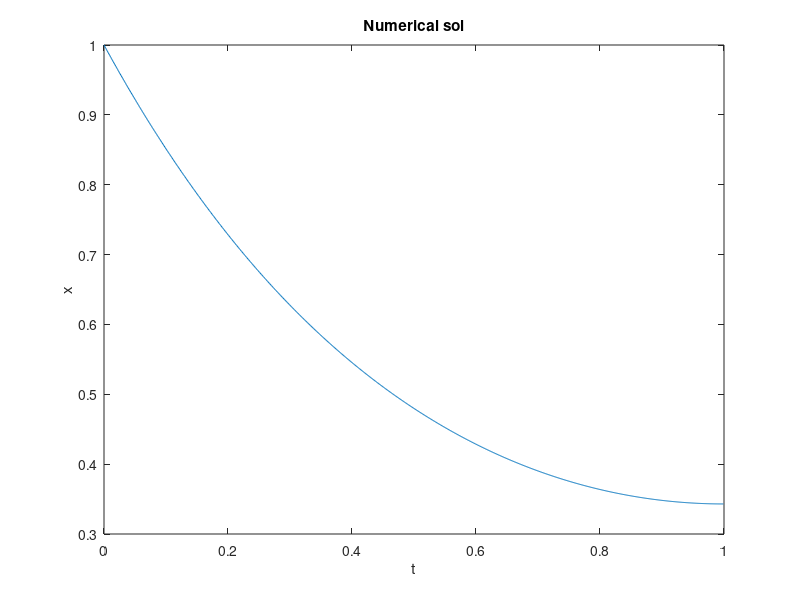
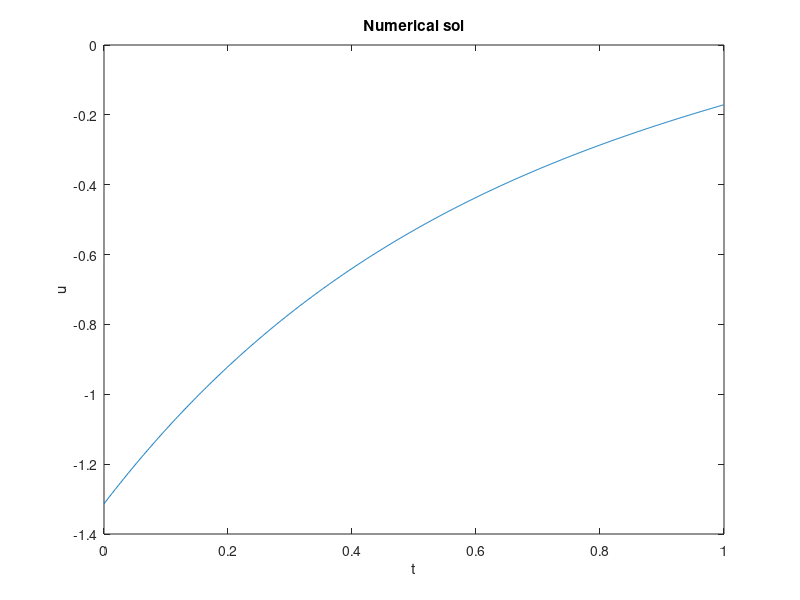
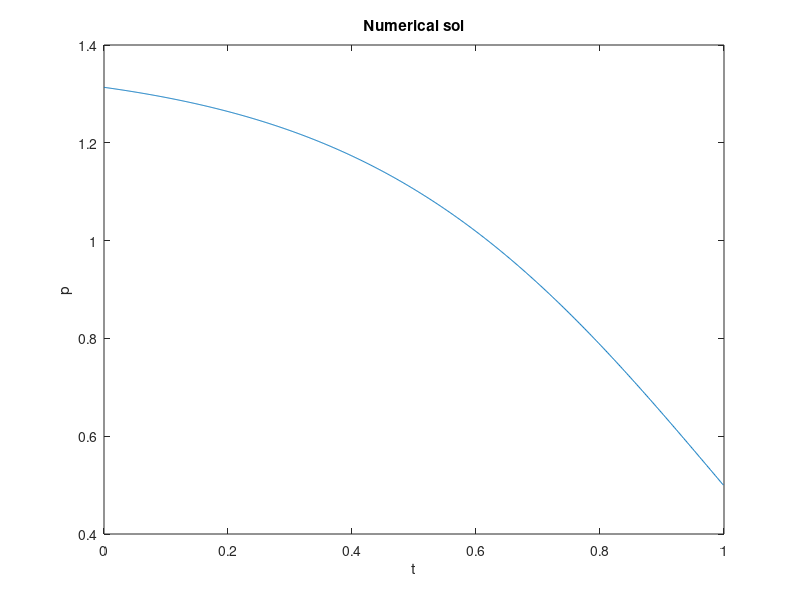

The MATLAB source for these figures, in order:
%% Sol 4- Numerical

%% Simulate the solution
a = 1;
b = 2;
q = 1; r = 2; k = 0.5;

x0 = 1;

t1 = 1; t0 = 0;
dt = 0.001;

% Create containers
X = [];
T = [];
U = [];
P = [];

% First, integrate backwards to find P
t = t1; 
p = k; % p(t1)

while( t >= t0 );
    P = [P, p];
    p = p - dt*( -transpose(a)*p - p*a - q + p*b*inv(r)*transpose(b)*p );
    t = t - dt;
end

% Order P properly
P = fliplr(P);

% Now, integrate forward to find x
x = x0;
t = t0;
i = 1;
while ( t <= t1 );
    T = [T;t];
    X = [X,x];   
    u = -inv(r)*transpose(b)*P(i)*x;
    U=[U,u];

    x = x + dt*(a*x + b*u );
    t = t + dt;
    i++;
end;

% Plots 
figure(4); 
plot(T,X);
ylabel('x'); xlabel('t');title("Numerical sol");

figure(5);
plot(T,U);
ylabel('u'); xlabel('t');title("Numerical sol");

figure(6);
plot(T,P);
ylabel('p'); xlabel('t');title("Numerical sol");
